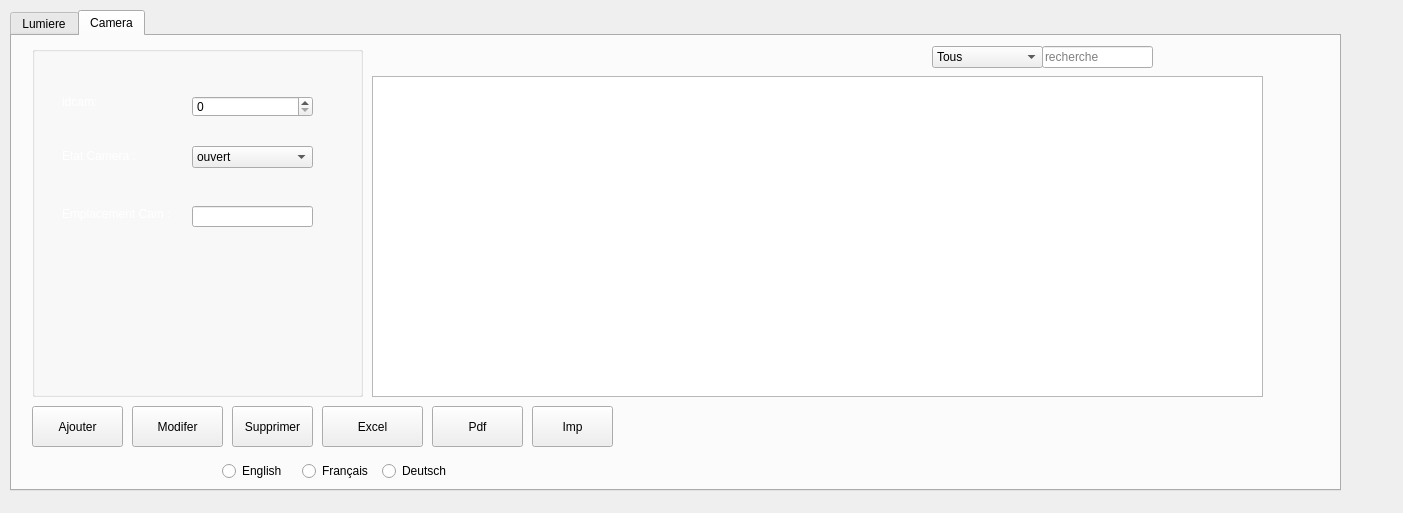
<?xml version="1.0" encoding="UTF-8"?>
<ui version="4.0">
 <class>CameraLumiere</class>
 <widget class="QDialog" name="CameraLumiere">
  <property name="geometry">
   <rect>
    <x>0</x>
    <y>0</y>
    <width>1403</width>
    <height>513</height>
   </rect>
  </property>
  <property name="windowTitle">
   <string>Dialog</string>
  </property>
  <property name="styleSheet">
   <string notr="true">background-image:url(&quot;C:/projet-new/projet/background1.jpg&quot;);background-size:cover;
background-repeat:no-repeat;</string>
  </property>
  <widget class="QTabWidget" name="tabWidget">
   <property name="geometry">
    <rect>
     <x>10</x>
     <y>10</y>
     <width>1331</width>
     <height>481</height>
    </rect>
   </property>
   <property name="styleSheet">
    <string notr="true"/>
   </property>
   <property name="currentIndex">
    <number>1</number>
   </property>
   <widget class="QWidget" name="tab">
    <attribute name="title">
     <string>Lumiere</string>
    </attribute>
    <widget class="QGroupBox" name="groupBox_4">
     <property name="geometry">
      <rect>
       <x>10</x>
       <y>10</y>
       <width>331</width>
       <height>351</height>
      </rect>
     </property>
     <property name="title">
      <string/>
     </property>
     <widget class="QLabel" name="idlum_2">
      <property name="geometry">
       <rect>
        <x>30</x>
        <y>30</y>
        <width>111</width>
        <height>51</height>
       </rect>
      </property>
      <property name="styleSheet">
       <string notr="true">color:white;</string>
      </property>
      <property name="text">
       <string>idlum :</string>
      </property>
     </widget>
     <widget class="QLabel" name="etatlum_2">
      <property name="geometry">
       <rect>
        <x>30</x>
        <y>100</y>
        <width>171</width>
        <height>20</height>
       </rect>
      </property>
      <property name="styleSheet">
       <string notr="true">color:white;</string>
      </property>
      <property name="text">
       <string>Etat lumiere</string>
      </property>
     </widget>
     <widget class="QLineEdit" name="duree">
      <property name="geometry">
       <rect>
        <x>160</x>
        <y>160</y>
        <width>121</width>
        <height>21</height>
       </rect>
      </property>
     </widget>
     <widget class="QLabel" name="duree_2">
      <property name="geometry">
       <rect>
        <x>30</x>
        <y>160</y>
        <width>131</width>
        <height>16</height>
       </rect>
      </property>
      <property name="styleSheet">
       <string notr="true">color:white;</string>
      </property>
      <property name="text">
       <string>Duree</string>
      </property>
     </widget>
     <widget class="QLabel" name="piece_2">
      <property name="geometry">
       <rect>
        <x>30</x>
        <y>220</y>
        <width>101</width>
        <height>20</height>
       </rect>
      </property>
      <property name="styleSheet">
       <string notr="true">color:white;</string>
      </property>
      <property name="text">
       <string>Piece</string>
      </property>
     </widget>
     <widget class="QLineEdit" name="piece">
      <property name="geometry">
       <rect>
        <x>160</x>
        <y>220</y>
        <width>121</width>
        <height>22</height>
       </rect>
      </property>
     </widget>
     <widget class="QSpinBox" name="idlum">
      <property name="geometry">
       <rect>
        <x>160</x>
        <y>50</y>
        <width>121</width>
        <height>21</height>
       </rect>
      </property>
      <property name="minimum">
       <number>0</number>
      </property>
      <property name="maximum">
       <number>9999</number>
      </property>
      <property name="value">
       <number>0</number>
      </property>
     </widget>
     <widget class="QComboBox" name="etatlum">
      <property name="geometry">
       <rect>
        <x>160</x>
        <y>100</y>
        <width>121</width>
        <height>22</height>
       </rect>
      </property>
      <item>
       <property name="text">
        <string>ouvert</string>
       </property>
      </item>
      <item>
       <property name="text">
        <string>fermer</string>
       </property>
      </item>
     </widget>
    </widget>
    <widget class="QLineEdit" name="leRecherchelumiere">
     <property name="geometry">
      <rect>
       <x>1030</x>
       <y>10</y>
       <width>111</width>
       <height>22</height>
      </rect>
     </property>
     <property name="placeholderText">
      <string>recherche</string>
     </property>
    </widget>
    <widget class="QPushButton" name="buttonAjouterlumiere">
     <property name="geometry">
      <rect>
       <x>10</x>
       <y>370</y>
       <width>91</width>
       <height>41</height>
      </rect>
     </property>
     <property name="text">
      <string>Ajouter</string>
     </property>
    </widget>
    <widget class="QPushButton" name="buttonSupprimerlumiere">
     <property name="geometry">
      <rect>
       <x>210</x>
       <y>370</y>
       <width>91</width>
       <height>41</height>
      </rect>
     </property>
     <property name="text">
      <string>Supprimer</string>
     </property>
    </widget>
    <widget class="QTableView" name="tablumiere">
     <property name="geometry">
      <rect>
       <x>350</x>
       <y>40</y>
       <width>791</width>
       <height>321</height>
      </rect>
     </property>
     <property name="selectionBehavior">
      <enum>QAbstractItemView::SelectRows</enum>
     </property>
     <property name="sortingEnabled">
      <bool>true</bool>
     </property>
    </widget>
    <widget class="QPushButton" name="buttonModifererlumiere">
     <property name="geometry">
      <rect>
       <x>110</x>
       <y>370</y>
       <width>91</width>
       <height>41</height>
      </rect>
     </property>
     <property name="text">
      <string>Modifer</string>
     </property>
    </widget>
    <widget class="QComboBox" name="cbTrilumiere">
     <property name="geometry">
      <rect>
       <x>920</x>
       <y>10</y>
       <width>111</width>
       <height>22</height>
      </rect>
     </property>
     <item>
      <property name="text">
       <string>Tous</string>
      </property>
     </item>
     <item>
      <property name="text">
       <string>idlum</string>
      </property>
     </item>
     <item>
      <property name="text">
       <string>etatlum</string>
      </property>
     </item>
     <item>
      <property name="text">
       <string>duree</string>
      </property>
     </item>
     <item>
      <property name="text">
       <string>piece</string>
      </property>
     </item>
    </widget>
    <widget class="QPushButton" name="DevoirVideo">
     <property name="geometry">
      <rect>
       <x>420</x>
       <y>370</y>
       <width>91</width>
       <height>41</height>
      </rect>
     </property>
     <property name="text">
      <string>Video</string>
     </property>
    </widget>
    <widget class="QLabel" name="label_date_time">
     <property name="geometry">
      <rect>
       <x>420</x>
       <y>360</y>
       <width>331</width>
       <height>81</height>
      </rect>
     </property>
     <property name="font">
      <font>
       <pointsize>20</pointsize>
       <weight>75</weight>
       <bold>true</bold>
      </font>
     </property>
     <property name="text">
      <string/>
     </property>
    </widget>
    <widget class="QPushButton" name="DvExl">
     <property name="geometry">
      <rect>
       <x>310</x>
       <y>370</y>
       <width>101</width>
       <height>41</height>
      </rect>
     </property>
     <property name="text">
      <string>Excel</string>
     </property>
    </widget>
   </widget>
   <widget class="QWidget" name="tab_2">
    <attribute name="title">
     <string>Camera</string>
    </attribute>
    <widget class="QStackedWidget" name="stackedWidget_2">
     <property name="geometry">
      <rect>
       <x>20</x>
       <y>0</y>
       <width>1391</width>
       <height>531</height>
      </rect>
     </property>
     <property name="currentIndex">
      <number>2</number>
     </property>
     <widget class="QWidget" name="afficherCarteFid">
      <widget class="QTableView" name="tabCarteFid">
       <property name="geometry">
        <rect>
         <x>10</x>
         <y>80</y>
         <width>741</width>
         <height>361</height>
        </rect>
       </property>
       <property name="selectionBehavior">
        <enum>QAbstractItemView::SelectRows</enum>
       </property>
       <property name="sortingEnabled">
        <bool>true</bool>
       </property>
      </widget>
      <widget class="QLineEdit" name="le_recherche_carteFid">
       <property name="geometry">
        <rect>
         <x>560</x>
         <y>40</y>
         <width>191</width>
         <height>22</height>
        </rect>
       </property>
       <property name="placeholderText">
        <string>recherche</string>
       </property>
      </widget>
      <widget class="QComboBox" name="cb_colone_carteFid">
       <property name="geometry">
        <rect>
         <x>360</x>
         <y>40</y>
         <width>191</width>
         <height>22</height>
        </rect>
       </property>
       <item>
        <property name="text">
         <string>Tous</string>
        </property>
       </item>
       <item>
        <property name="text">
         <string>NUM_CARTE</string>
        </property>
       </item>
       <item>
        <property name="text">
         <string>DATE_DE_CREATION</string>
        </property>
       </item>
       <item>
        <property name="text">
         <string>POINTS</string>
        </property>
       </item>
       <item>
        <property name="text">
         <string>TOTAL_ACHATS</string>
        </property>
       </item>
       <item>
        <property name="text">
         <string>STATUT</string>
        </property>
       </item>
       <item>
        <property name="text">
         <string>REMISE</string>
        </property>
       </item>
       <item>
        <property name="text">
         <string>MATRICULE_FISCALE</string>
        </property>
       </item>
      </widget>
      <widget class="QPushButton" name="button_ajouter_carteFid">
       <property name="geometry">
        <rect>
         <x>10</x>
         <y>470</y>
         <width>131</width>
         <height>31</height>
        </rect>
       </property>
       <property name="text">
        <string>Ajouter</string>
       </property>
      </widget>
      <widget class="QPushButton" name="button_supprimer_carteFid">
       <property name="geometry">
        <rect>
         <x>160</x>
         <y>470</y>
         <width>131</width>
         <height>31</height>
        </rect>
       </property>
       <property name="text">
        <string>Supprimer</string>
       </property>
      </widget>
      <widget class="QPushButton" name="pushButton_4">
       <property name="geometry">
        <rect>
         <x>620</x>
         <y>470</y>
         <width>131</width>
         <height>31</height>
        </rect>
       </property>
       <property name="text">
        <string>Retour</string>
       </property>
      </widget>
     </widget>
     <widget class="QWidget" name="ajoutClient_2">
      <widget class="QDialogButtonBox" name="validerAjout_cf">
       <property name="geometry">
        <rect>
         <x>570</x>
         <y>500</y>
         <width>193</width>
         <height>28</height>
        </rect>
       </property>
       <property name="standardButtons">
        <set>QDialogButtonBox::Cancel|QDialogButtonBox::Ok</set>
       </property>
      </widget>
     </widget>
     <widget class="QWidget" name="modifierClient_2">
      <widget class="QDialogButtonBox" name="validerModif_cf">
       <property name="geometry">
        <rect>
         <x>570</x>
         <y>500</y>
         <width>193</width>
         <height>28</height>
        </rect>
       </property>
       <property name="standardButtons">
        <set>QDialogButtonBox::Cancel|QDialogButtonBox::Ok</set>
       </property>
      </widget>
      <widget class="QComboBox" name="cbTricamera">
       <property name="geometry">
        <rect>
         <x>900</x>
         <y>10</y>
         <width>111</width>
         <height>22</height>
        </rect>
       </property>
       <item>
        <property name="text">
         <string>Tous</string>
        </property>
       </item>
       <item>
        <property name="text">
         <string>idcam</string>
        </property>
       </item>
       <item>
        <property name="text">
         <string>etatcam</string>
        </property>
       </item>
       <item>
        <property name="text">
         <string>emplacement</string>
        </property>
       </item>
       <item>
        <property name="text">
         <string/>
        </property>
       </item>
       <item>
        <property name="text">
         <string/>
        </property>
       </item>
      </widget>
      <widget class="QGroupBox" name="groupBox_7">
       <property name="geometry">
        <rect>
         <x>0</x>
         <y>10</y>
         <width>331</width>
         <height>351</height>
        </rect>
       </property>
       <property name="title">
        <string/>
       </property>
       <widget class="QLabel" name="NumLoisir">
        <property name="geometry">
         <rect>
          <x>30</x>
          <y>30</y>
          <width>111</width>
          <height>51</height>
         </rect>
        </property>
        <property name="styleSheet">
         <string notr="true">color:white;</string>
        </property>
        <property name="text">
         <string>idcam:</string>
        </property>
       </widget>
       <widget class="QLabel" name="TypeLoisir">
        <property name="geometry">
         <rect>
          <x>30</x>
          <y>100</y>
          <width>171</width>
          <height>20</height>
         </rect>
        </property>
        <property name="styleSheet">
         <string notr="true">color:white;</string>
        </property>
        <property name="text">
         <string>Etat Camera :</string>
        </property>
       </widget>
       <widget class="QLineEdit" name="emplacementcam">
        <property name="geometry">
         <rect>
          <x>160</x>
          <y>160</y>
          <width>121</width>
          <height>21</height>
         </rect>
        </property>
       </widget>
       <widget class="QLabel" name="DateLoisir">
        <property name="geometry">
         <rect>
          <x>30</x>
          <y>160</y>
          <width>131</width>
          <height>16</height>
         </rect>
        </property>
        <property name="styleSheet">
         <string notr="true">color:white;</string>
        </property>
        <property name="text">
         <string>Emplacement Cam :</string>
        </property>
       </widget>
       <widget class="QSpinBox" name="idcam">
        <property name="geometry">
         <rect>
          <x>160</x>
          <y>50</y>
          <width>121</width>
          <height>21</height>
         </rect>
        </property>
        <property name="minimum">
         <number>0</number>
        </property>
        <property name="maximum">
         <number>9999</number>
        </property>
        <property name="value">
         <number>0</number>
        </property>
       </widget>
       <widget class="QComboBox" name="etatcam">
        <property name="geometry">
         <rect>
          <x>160</x>
          <y>100</y>
          <width>121</width>
          <height>22</height>
         </rect>
        </property>
        <item>
         <property name="text">
          <string>ouvert</string>
         </property>
        </item>
        <item>
         <property name="text">
          <string>fermer</string>
         </property>
        </item>
       </widget>
      </widget>
      <widget class="QPushButton" name="buttonModiferercamera">
       <property name="geometry">
        <rect>
         <x>100</x>
         <y>370</y>
         <width>91</width>
         <height>41</height>
        </rect>
       </property>
       <property name="text">
        <string>Modifer</string>
       </property>
      </widget>
      <widget class="QPushButton" name="buttonSupprimercamera">
       <property name="geometry">
        <rect>
         <x>200</x>
         <y>370</y>
         <width>81</width>
         <height>41</height>
        </rect>
       </property>
       <property name="text">
        <string>Supprimer</string>
       </property>
      </widget>
      <widget class="QLineEdit" name="leRecherchecamera">
       <property name="geometry">
        <rect>
         <x>1010</x>
         <y>10</y>
         <width>111</width>
         <height>22</height>
        </rect>
       </property>
       <property name="placeholderText">
        <string>recherche</string>
       </property>
      </widget>
      <widget class="QPushButton" name="buttonAjoutercamera">
       <property name="geometry">
        <rect>
         <x>0</x>
         <y>370</y>
         <width>91</width>
         <height>41</height>
        </rect>
       </property>
       <property name="text">
        <string>Ajouter</string>
       </property>
      </widget>
      <widget class="QTableView" name="tabcamera">
       <property name="geometry">
        <rect>
         <x>340</x>
         <y>40</y>
         <width>891</width>
         <height>321</height>
        </rect>
       </property>
       <property name="selectionBehavior">
        <enum>QAbstractItemView::SelectRows</enum>
       </property>
       <property name="sortingEnabled">
        <bool>true</bool>
       </property>
      </widget>
      <widget class="QPushButton" name="Pdfcamera">
       <property name="geometry">
        <rect>
         <x>400</x>
         <y>370</y>
         <width>91</width>
         <height>41</height>
        </rect>
       </property>
       <property name="text">
        <string>Pdf</string>
       </property>
      </widget>
      <widget class="QPushButton" name="Imprimercamera">
       <property name="geometry">
        <rect>
         <x>500</x>
         <y>370</y>
         <width>81</width>
         <height>41</height>
        </rect>
       </property>
       <property name="text">
        <string>Imp</string>
       </property>
      </widget>
      <widget class="QRadioButton" name="TradEngLois">
       <property name="geometry">
        <rect>
         <x>190</x>
         <y>425</y>
         <width>95</width>
         <height>20</height>
        </rect>
       </property>
       <property name="text">
        <string>English</string>
       </property>
      </widget>
      <widget class="QRadioButton" name="TradFrLois">
       <property name="geometry">
        <rect>
         <x>270</x>
         <y>425</y>
         <width>95</width>
         <height>20</height>
        </rect>
       </property>
       <property name="text">
        <string>Français</string>
       </property>
      </widget>
      <widget class="QRadioButton" name="TradGerLois">
       <property name="geometry">
        <rect>
         <x>350</x>
         <y>425</y>
         <width>95</width>
         <height>20</height>
        </rect>
       </property>
       <property name="text">
        <string>Deutsch</string>
       </property>
      </widget>
      <widget class="QPushButton" name="LoisXl">
       <property name="geometry">
        <rect>
         <x>290</x>
         <y>370</y>
         <width>101</width>
         <height>41</height>
        </rect>
       </property>
       <property name="text">
        <string>Excel</string>
       </property>
      </widget>
     </widget>
    </widget>
   </widget>
  </widget>
 </widget>
 <resources/>
 <connections/>
</ui>
